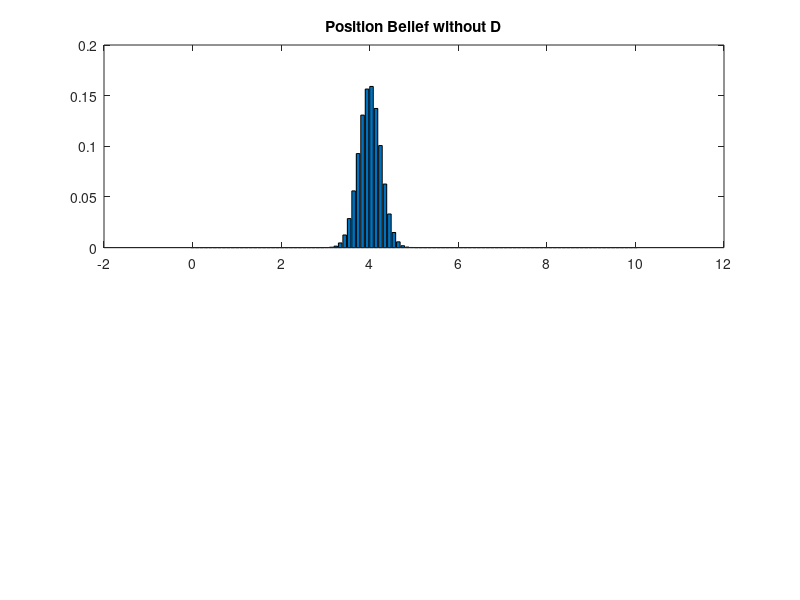

Here is the MATLAB script that generated this plot: (Note: this script raises an error after producing the figure.)
% Create workspace
x_min = 0;
x_max = 10;
x = linspace(x_min, x_max, 100);

% Position belief distribution
pd_x = makedist('Normal', 'mu', 4, 'sigma', 0.25);
p_x = pdf(pd_x, x);
eta = sum(p_x);
p_x = 1/eta * p_x;

% Plot Position Belief with out D
figure("Name", "Part 1")
subplot(2, 1, 1);
bar(x, p_x);
title("Position Belief without D");

% Calculate mean and covariance
Ex = expected_value(x, p_x);
COVx = covariance(x, p_x);

% Sensor noise distribution
pd_noise = makedist('Normal', 'mu', 0, 'sigma', 0.15); % sensor noise model
z_sensor = 3.6; % measurement value

% Position belief with sensor measurement distribution
pz_x = pdf(pd_noise, z_sensor - x);
px_z = pz_x.*p_x;
eta = sum(px_z);
px_z = 1/eta * px_z;

% Plot Position belief with D
subplot(2, 1, 2);
bar(x, px_z);
title("Position Belief with D = 3.6");

% Prepare figure for part 2
figure("Name", "Part 2");

% Environment noise distribution
pd_w = makedist('Normal', 'mu', 0, 'sigma', 0.2);

% Step calculating loop
p_xpr = p_x;
for i = 1:3
    u = -0.1 * expected_value(x, p_x);
    for k = 1:100
        p_motion = pdf(pd_w, x(k) - x - u);
        p_xpr(k) = sum(p_motion.*p_x);
    end
    eta = sum(p_xpr);
    p_xpr = 1/eta * p_xpr;

    subplot(3, 1, i);
    title([num2str(i), "th iteration"])
    bar(x, p_xpr);
    expected_value(x, p_x);
    p_x = p_xpr;
end

% Position belief with sensor measurement distribution
z_sensor = 2.5;
pz_x = pdf(pd_noise, z_sensor - x);
px_z = pz_x.*p_x;
eta = sum(px_z);
px_z = 1/eta * px_z;

% Plot Position belief with D
figure("Name", "Part 3");
bar(x, px_z);
title("Position Belief with D = 2.5");


function e_x = expected_value(x, p)
    e_x = sum(x.*p);
end

function cov_x = covariance(x, p)
    Ex = expected_value(x, p);
    cov_x = expected_value((x - Ex).^2, p);
end
